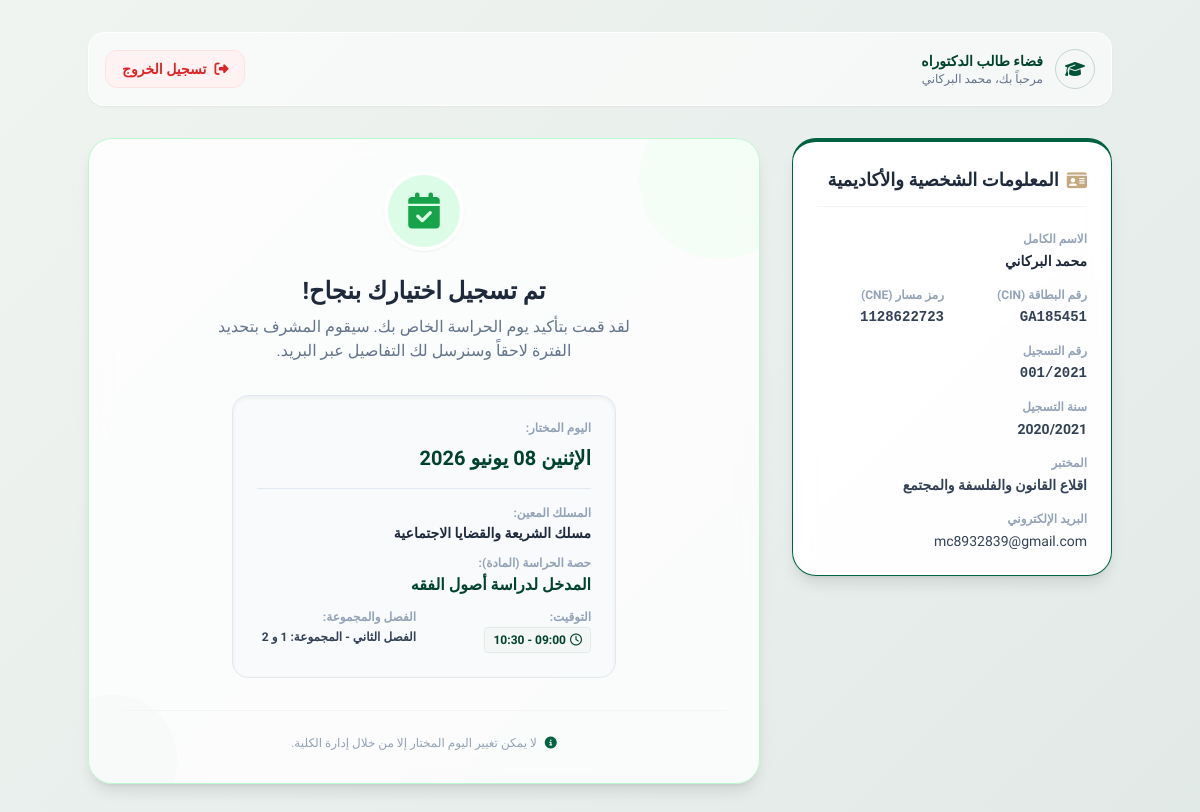
Page /student/dashboard (signed in) on the committed database.
### tables this page shows
CREATE TABLE students (
        id INTEGER PRIMARY KEY AUTOINCREMENT,
        anne_inscription TEXT,
        nins TEXT,
        nom_complet TEXT NOT NULL,
        prenom TEXT,
        cne TEXT,
        cin TEXT NOT NULL UNIQUE,
        labo TEXT,
        situation TEXT,
        email TEXT,
        chosen_day TEXT DEFAULT NULL,
        assigned_period TEXT DEFAULT NULL,
        email_sent INTEGER DEFAULT 0,
        registration_date TIMESTAMP DEFAULT NULL
    , assigned_session_id INTEGER DEFAULT NULL REFERENCES sessions(id));

### app.py (the view)
@app.route('/student/dashboard')
def student_dashboard():
    cin = session.get('student_cin')
    if not cin:
        return redirect(url_for('index'))
    conn = get_db()
    cursor = conn.cursor()
    cursor.execute('''
        SELECT s.*, se.track as session_track, se.module_name as session_module,
               se.time_slot as session_time, se.semester as session_semester, se.group_label as session_group
        FROM students s
        LEFT JOIN sessions se ON s.assigned_session_id = se.id
        WHERE UPPER(s.cin) = ?
    ''', (cin.upper(),))
    student = cursor.fetchone()
    if not student:
        session.pop('student_cin', None)
        return redirect(url_for('index'))
    cursor.execute('''
        SELECT d.*,
               (SELECT COUNT(*) FROM students s WHERE s.chosen_day = d.day_label) as registered_count
        FROM days d
        WHERE d.is_active = 1
    ''')
    all_days = [dict(row) for row in cursor.fetchall()]
    available_days = [d for d in all_days if d['registered_count'] < d['max_capacity']]
    conn.close()
    return render_template('student_dashboard.html', student=dict(student), days=available_days, all_days=all_days)

### app.py (called while the page is built)
def get_db():
    conn = sqlite3.connect(DB_PATH)
    conn.row_factory = sqlite3.Row
    return conn

### templates/student_dashboard.html (shortened to what this page needs)
<!DOCTYPE html>
<html lang="ar" dir="rtl">
<head>
    <link rel="stylesheet" href="https://cdnjs.cloudflare.com/ajax/libs/font-awesome/6.4.0/css/all.min.css">
    <script src="https://cdn.tailwindcss.com"></script>
</head>
<body class="py-8 px-4 sm:px-6 lg:px-8 text-slate-800">
    <div class="max-w-5xl mx-auto">
        <div class="flex justify-between items-center mb-8 bg-white/60 p-4 rounded-2xl shadow-sm border border-white">
            <div class="flex items-center gap-3">
                <div class="w-10 h-10 bg-brand-50 rounded-full flex items-center justify-center text-brand-600 border border-brand-200">
                    <i class="fa-solid fa-graduation-cap"></i>
                </div>
                <div>
                    <h2 class="text-sm font-bold text-brand-700 font-tajawal">فضاء طالب الدكتوراه</h2>
                    <p class="text-xs text-slate-500">مرحباً بك، {{ student.nom_complet }}</p>
                </div>
            </div>
            <a href="{{ url_for('student_logout') }}" class="px-4 py-2 bg-red-50 hover:bg-red-100 text-red-600 text-sm font-bold rounded-xl transition-colors flex items-center gap-2 border border-red-100">
                <i class="fa-solid fa-right-from-bracket"></i> تسجيل الخروج
            </a>
        </div>
        <div class="grid grid-cols-1 lg:grid-cols-3 gap-8">
            <div class="lg:col-span-1">
                <div class="glass-card rounded-3xl p-6 border-t-4 border-brand-500 shadow-lg sticky top-8">
                    <h3 class="text-lg font-bold text-slate-800 mb-6 flex items-center gap-2 border-b border-slate-100 pb-3">
                        <i class="fa-solid fa-id-card text-accent-gold"></i> المعلومات الشخصية والأكاديمية
                    </h3>
                    <div class="space-y-4 text-sm">
                        <div>
                            <span class="block text-xs font-bold text-slate-400 mb-1">الاسم الكامل</span>
                            <span class="block font-extrabold text-slate-800">{{ student.nom_complet }}</span>
                        </div>
                        <div class="grid grid-cols-2 gap-4">
                            <div>
                                <span class="block text-xs font-bold text-slate-400 mb-1">رقم البطاقة (CIN)</span>
                                <span class="block font-bold text-slate-700 font-mono text-right" style="direction: ltr;">{{ student.cin }}</span>
                            </div>
                            <div>
                                <span class="block text-xs font-bold text-slate-400 mb-1">رمز مسار (CNE)</span>
                                <span class="block font-bold text-slate-700 font-mono text-right" style="direction: ltr;">{{ student.cne }}</span>
                            </div>
                        </div>
                        <div>
                            <span class="block text-xs font-bold text-slate-400 mb-1">رقم التسجيل</span>
                            <span class="block font-bold text-slate-700 font-mono text-right" style="direction: ltr;">{{ student.nins }}</span>
                        </div>
                        <div>
                            <span class="block text-xs font-bold text-slate-400 mb-1">سنة التسجيل</span>
                            <span class="block font-bold text-slate-700">{{ student.anne_inscription }}</span>
                        </div>
                        <div>
                            <span class="block text-xs font-bold text-slate-400 mb-1">المختبر</span>
                            <span class="block font-semibold text-slate-700">{{ student.labo }}</span>
                        </div>
                        <div>
                            <span class="block text-xs font-bold text-slate-400 mb-1">البريد الإلكتروني</span>
                            <span class="block font-medium text-slate-700 text-right" style="direction: ltr;">{{ student.email }}</span>
                        </div>
                    </div>
                </div>
            </div>
            <div class="lg:col-span-2">
                {% if student.chosen_day %}
                    <div class="glass-card rounded-3xl p-8 border border-green-200 shadow-lg text-center relative overflow-hidden bg-white/80">
                        <div class="absolute -top-10 -right-10 w-40 h-40 bg-green-50 rounded-full opacity-50 pointer-events-none"></div>
                        <div class="absolute -bottom-10 -left-10 w-32 h-32 bg-brand-50 rounded-full opacity-50 pointer-events-none"></div>
                        <div class="inline-flex items-center justify-center w-20 h-20 bg-green-100 text-green-600 rounded-full mb-6 border-4 border-white shadow-sm">
                            <i class="fa-solid fa-calendar-check text-4xl"></i>
                        </div>
                        <h2 class="text-2xl font-extrabold text-slate-800 mb-2">تم تسجيل اختيارك بنجاح!</h2>
                        <p class="text-slate-500 mb-8 max-w-md mx-auto">لقد قمت بتأكيد يوم الحراسة الخاص بك. سيقوم المشرف بتحديد الفترة لاحقاً وسنرسل لك التفاصيل عبر البريد.</p>
                        <div class="bg-slate-50 border border-slate-200 rounded-2xl p-6 inline-block w-full max-w-sm mx-auto text-right shadow-inner">
                            <span class="block text-xs font-bold text-slate-400 mb-2">اليوم المختار:</span>
                            <span class="block text-xl font-extrabold text-brand-700 font-tajawal mb-4">{{ student.chosen_day }}</span>
                            {% if student.session_module %}
                                <div class="mt-4 pt-4 border-t border-slate-200 text-right space-y-3">
                                    <div>
                                        <span class="block text-xs font-bold text-slate-400 mb-0.5">المسلك المعين:</span>
                                        <span class="block font-bold text-slate-800 text-sm">{{ student.session_track }}</span>
                                    </div>
                                    <div>
                                        <span class="block text-xs font-bold text-slate-400 mb-0.5">حصة الحراسة (المادة):</span>
                                        <span class="block font-bold text-brand-700 text-base font-tajawal">{{ student.session_module }}</span>
                                    </div>
                                    <div class="grid grid-cols-2 gap-4">
                                        <div>
                                            <span class="block text-xs font-bold text-slate-400 mb-0.5">التوقيت:</span>
                                            <span class="inline-flex items-center gap-1 text-xs font-bold px-2 py-1 rounded bg-brand-50 text-brand-700 border border-brand-100">
                                                <i class="fa-regular fa-clock"></i> {{ student.session_time }}
                                            </span>
                                        </div>
                                        <div>
                                            <span class="block text-xs font-bold text-slate-400 mb-0.5">الفصل والمجموعة:</span>
                                            <span class="block font-bold text-slate-700 text-xs mt-1">{{ student.session_semester }} - {{ student.session_group }}</span>
                                        </div>
                                    </div>
                                </div>
                            {% endif %}
                        </div>
                        <div class="mt-8 pt-6 border-t border-slate-100 text-xs text-slate-400 flex items-center justify-center gap-2">
                            <i class="fa-solid fa-circle-info text-brand-500"></i> لا يمكن تغيير اليوم المختار إلا من خلال إدارة الكلية.
                        </div>
                    </div>
                {% endif %}
            </div>
        </div>
    </div>
</body>
</html>

### templates/student_dashboard.html (style rules this page uses)
body { font-family: 'Cairo', 'Tajawal', sans-serif; background: linear-gradient(135deg, #f0f4f1 0%, #e2eae7 100%); min-height: 100vh; }
.glass-card { background: rgba(255, 255, 255, 0.95); backdrop-filter: blur(10px); border: 1px solid rgba(255, 255, 255, 0.2); box-shadow: 0 20px 40px rgba(0, 0, 0, 0.05); }

### rows in the picture
students: nom_complet "محمد البركاني", cin "GA185451", cne "1128622723", nins "001/2021", anne_inscription "2020/2021", labo "اقلاع القانون والفلسفة والمجتمع", email "mc8932839@gmail.com", chosen_day "الإثنين 08 يونيو 2026"

### other values in the picture
{{ student.session_track }} "مسلك الشريعة والقضايا الاجتماعية"
{{ student.session_module }} "المدخل لدراسة أصول الفقه"
{{ student.session_time }} "09:00 - 10:30"
{{ student.session_semester }} "الفصل الثاني"
{{ student.session_group }} "المجموعة: 1 و 2"
